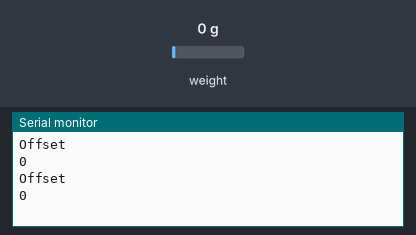
The sketch below on a simulated ESP32. On the bench: the last lines printed to the serial monitor. The inputs (shaded band) are chosen by the test bench; at power-on: weight on the scale 0 g.

Above: at 5.8 s.
5.9 s: weight on the scale set to 100 g
At 6.3 s:
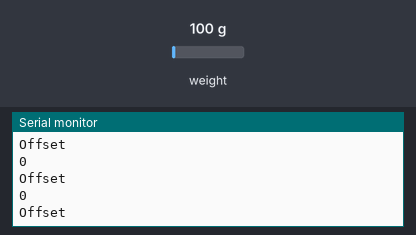
10.1 s: weight on the scale set to 1250 g
At 13.3 s:
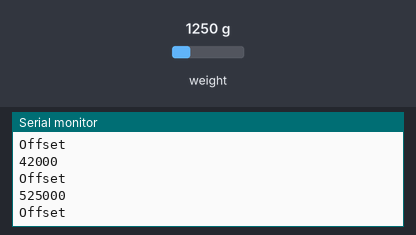
Timing chart, 0 to 14.8 s (numbered marks = the images above; inputs shaded):
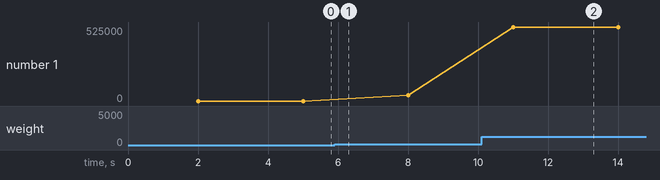

Measured:
- after the input at 10.1 s, the serial monitor: prints a new line after 0.90 s (image 2)
- plotted number 1: 0 → 42000 after the input at 5.9 s, 42000 → 525000 after the input at 10.1 s

The sketch:

loadCellCalibration2.ino
```cpp
#include <Arduino.h>
#include "soc/rtc.h"
#include "HX711.h"

// HX711 circuit wiring
const int LOADCELL_DOUT_PIN = 9;
const int LOADCELL_SCK_PIN = 4;

HX711 scale;

void setup() {
  Serial.begin(115200);
  scale.begin(LOADCELL_DOUT_PIN, LOADCELL_SCK_PIN);
}

void loop() {

  if (scale.is_ready()) {
    Serial.println("Offset");
    Serial.println(scale.read_average(20));
  } else {
    Serial.println("HX711 not found.");
  }
  delay(1000);
}
```
